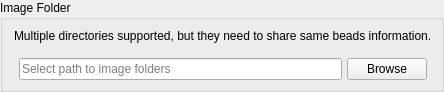
             <widget class="QGroupBox" name="image_folder_group">
              <property name="sizePolicy">
               <sizepolicy hsizetype="Preferred" vsizetype="Fixed">
                <horstretch>0</horstretch>
                <verstretch>0</verstretch>
               </sizepolicy>
              </property>
              <property name="minimumSize">
               <size>
                <width>0</width>
                <height>92</height>
               </size>
              </property>
              <property name="maximumSize">
               <size>
                <width>16777215</width>
                <height>92</height>
               </size>
              </property>
              <property name="title">
               <string>Image Folder</string>
              </property>
              <property name="flat">
               <bool>false</bool>
              </property>
              <layout class="QVBoxLayout" name="verticalLayout">
               <property name="topMargin">
                <number>4</number>
               </property>
               <property name="rightMargin">
                <number>9</number>
               </property>
               <property name="bottomMargin">
                <number>4</number>
               </property>
               <item>
                <widget class="QLabel" name="label">
                 <property name="text">
                  <string>Multiple directories supported, but they need to share same beads information.</string>
                 </property>
                </widget>
               </item>
               <item>
                <layout class="QHBoxLayout" name="horizontalLayout" stretch="0,0">
                 <property name="spacing">
                  <number>5</number>
                 </property>
                 <property name="leftMargin">
                  <number>5</number>
                 </property>
                 <property name="topMargin">
                  <number>5</number>
                 </property>
                 <property name="rightMargin">
                  <number>5</number>
                 </property>
                 <property name="bottomMargin">
                  <number>5</number>
                 </property>
                 <item>
                  <widget class="QLineEdit" name="folder_line_edit">
                   <property name="placeholderText">
                    <string>Select path to image folders</string>
                   </property>
                  </widget>
                 </item>
                 <item>
                  <widget class="QPushButton" name="image_browse_btn">
                   <property name="text">
                    <string>Browse</string>
                   </property>
                  </widget>
                 </item>
                </layout>
               </item>
              </layout>
             </widget>
